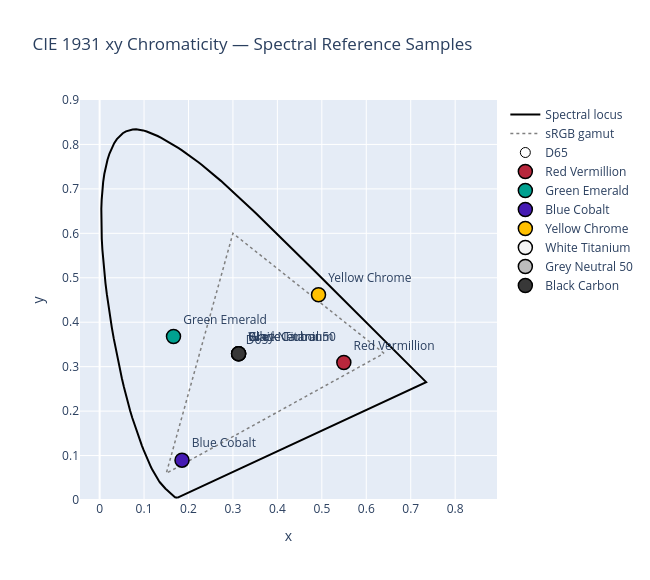

The notebook cell saved with this chart:
### Code cell
fig2 = go.Figure()

fig2.add_trace(go.Scatter(
    x=locus_x_closed, y=locus_y_closed,
    mode='lines', line=dict(color='black', width=2), name='Spectral locus'
))

fig2.add_trace(go.Scatter(
    x=tri_x, y=tri_y,
    mode='lines', line=dict(color='grey', dash='dot', width=1.5), name='sRGB gamut'
))

fig2.add_trace(go.Scatter(
    x=[ILLUMINANT_D65[0]], y=[ILLUMINANT_D65[1]],
    mode='markers+text',
    marker=dict(color='white', size=10, line=dict(color='black', width=1)),
    text=['D65'], textposition='top right', name='D65'
))

for col in sample_cols:
    ref = df_spectra[col].values.astype(float)
    xyz = spectra_to_xyz(wavelengths, ref)
    total = xyz.sum()
    cx = float(xyz[0] / total) if total > 0 else 0.3127
    cy = float(xyz[1] / total) if total > 0 else 0.3290
    r, g, b = spectra_to_rgb_display(wavelengths, ref)
    hex_col = f'#{r:02X}{g:02X}{b:02X}'
    fig2.add_trace(go.Scatter(
        x=[cx], y=[cy],
        mode='markers+text',
        marker=dict(color=hex_col, size=14, line=dict(color='black', width=1.5)),
        text=[col.replace('_', ' ')], textposition='top right',
        name=col.replace('_', ' '), showlegend=True
    ))

fig2.update_layout(
    title='CIE 1931 xy Chromaticity — Spectral Reference Samples',
    xaxis=dict(title='x', range=[0, 0.85], dtick=0.1),
    yaxis=dict(title='y', range=[0, 0.90], dtick=0.1, scaleanchor='x'),
    width=650, height=580,
)

fig2.show()

### Figure 1 — Plotly figure (JSON) as saved in the notebook; plotly's stock layout.template omitted (floating-point values rounded to 4 significant figures; data arrays with more than 128 entries replaced by an {"elided": "..."} marker saying what was removed)
{"data": [{"line": {"color": "black", "width": 2}, "mode": "lines", "name": "Spectral locus", "type": "scatter", "x": {"elided": "472 float values"}, "y": {"elided": "472 float values"}}, {"line": {"color": "grey", "dash": "dot", "width": 1.5}, "mode": "lines", "name": "sRGB gamut", "type": "scatter", "x": [0.64, 0.3, 0.15, 0.64], "y": [0.33, 0.6, 0.06, 0.33]}, {"marker": {"color": "white", "line": {"color": "black", "width": 1}, "size": 10}, "mode": "markers+text", "name": "D65", "text": ["D65"], "textposition": "top right", "type": "scatter", "x": [0.3127], "y": [0.329]}, {"marker": {"color": "#B8273C", "line": {"color": "black", "width": 1.5}, "size": 14}, "mode": "markers+text", "name": "Red Vermillion", "showlegend": true, "text": ["Red Vermillion"], "textposition": "top right", "type": "scatter", "x": [0.5495], "y": [0.3094]}, {"marker": {"color": "#00A190", "line": {"color": "black", "width": 1.5}, "size": 14}, "mode": "markers+text", "name": "Green Emerald", "showlegend": true, "text": ["Green Emerald"], "textposition": "top right", "type": "scatter", "x": [0.1663], "y": [0.368]}, {"marker": {"color": "#461BB3", "line": {"color": "black", "width": 1.5}, "size": 14}, "mode": "markers+text", "name": "Blue Cobalt", "showlegend": true, "text": ["Blue Cobalt"], "textposition": "top right", "type": "scatter", "x": [0.1854], "y": [0.08967]}, {"marker": {"color": "#FFC000", "line": {"color": "black", "width": 1.5}, "size": 14}, "mode": "markers+text", "name": "Yellow Chrome", "showlegend": true, "text": ["Yellow Chrome"], "textposition": "top right", "type": "scatter", "x": [0.4925], "y": [0.4619]}, {"marker": {"color": "#F6F6F6", "line": {"color": "black", "width": 1.5}, "size": 14}, "mode": "markers+text", "name": "White Titanium", "showlegend": true, "text": ["White Titanium"], "textposition": "top right", "type": "scatter", "x": [0.3127], "y": [0.329]}, {"marker": {"color": "#BCBCBC", "line": {"color": "black", "width": 1.5}, "size": 14}, "mode": "markers+text", "name": "Grey Neutral 50", "showlegend": true, "text": ["Grey Neutral 50"], "textposition": "top right", "type": "scatter", "x": [0.3127], "y": [0.329]}, {"marker": {"color": "#383838", "line": {"color": "black", "width": 1.5}, "size": 14}, "mode": "markers+text", "name": "Black Carbon", "showlegend": true, "text": ["Black Carbon"], "textposition": "top right", "type": "scatter", "x": [0.3127], "y": [0.329]}], "layout": {"height": 580, "title": {"text": "CIE 1931 xy Chromaticity — Spectral Reference Samples"}, "width": 650, "xaxis": {"dtick": 0.1, "range": [0, 0.85], "title": {"text": "x"}}, "yaxis": {"dtick": 0.1, "range": [0, 0.9], "scaleanchor": "x", "title": {"text": "y"}}}}
